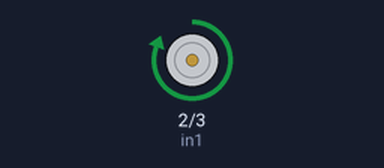
Simulated run of this sketch. Board: Arduino Uno, built with avr-gcc and run on an emulated ATmega328P. On the bench: motor-driver pin pairs drawn as motors (green arrow = first pin HIGH = forward, orange = second pin HIGH = backward, longer = more drive, scaled by the enable pin).

Above: at 1.0 s.
At 3.0 s:
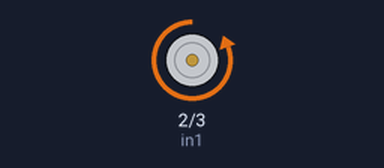
Timing chart, 0 to 5.2 s (numbered marks = the images above):
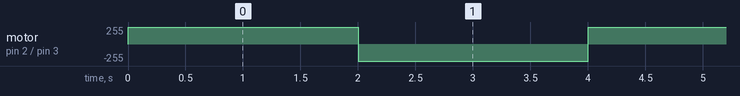

The sketch:

motortest.ino
```cpp
/*  Arduino DC Motor Control - PWM | H-Bridge | L298N  -  Example 01
    by Dejan Nedelkovski, www.HowToMechatronics.com
*/
#define enA 4
#define in1 2
#define in2 3
int rotDirection = 0;
void setup() {
  pinMode(enA, OUTPUT);
  pinMode(in1, OUTPUT);
  pinMode(in2, OUTPUT);
  // Set initial rotation direction
  digitalWrite(in1, LOW);
  digitalWrite(in2, HIGH);
  digitalWrite(enA, HIGH);
}
void loop() {
  digitalWrite(in1, HIGH);
  digitalWrite(in2, LOW);
  delay(2000);
  digitalWrite(in1, LOW);
  digitalWrite(in2, HIGH);
  delay(2000);
}
```

Measured:
- by itself, motor on pin 2 (in1) / pin 3 (in2): alternates forward 255/255 for 2.0 s and backward 255/255 for 2.0 s
